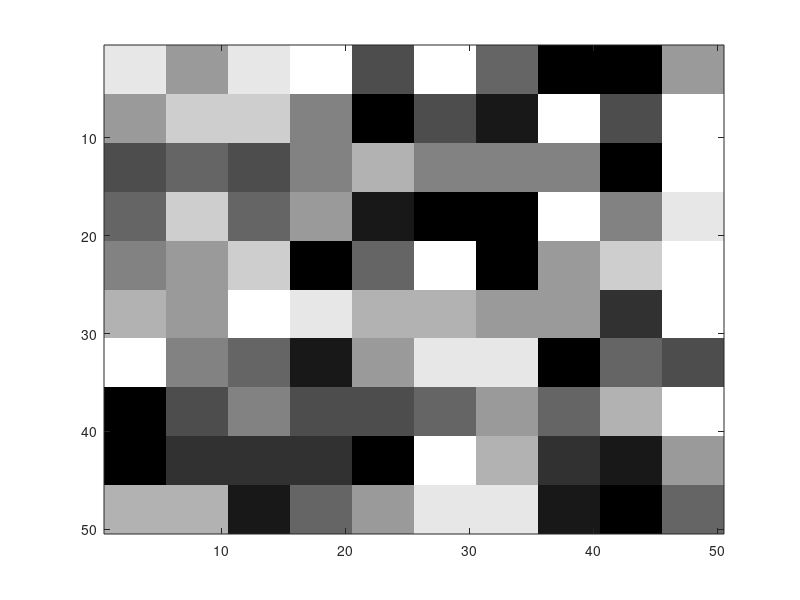
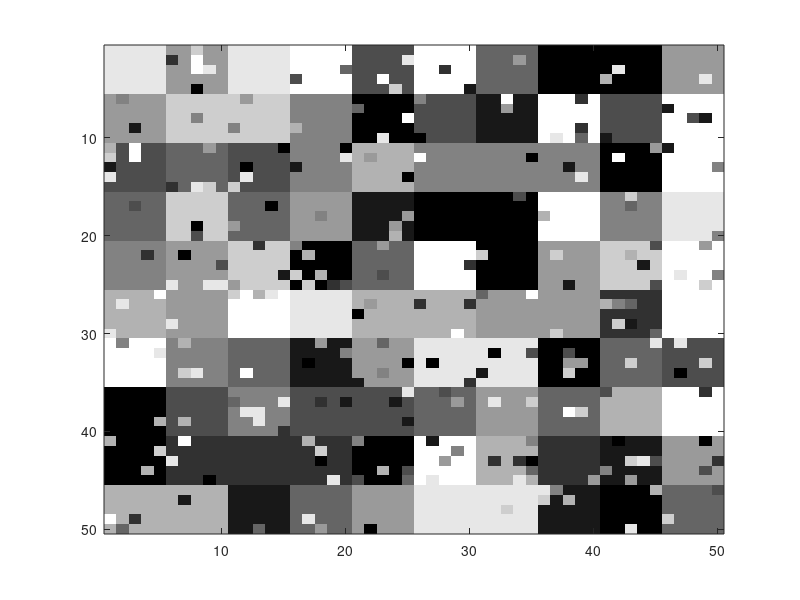

Here is the MATLAB script that generated these plots, in order:
%% Generate a "patch image"

nRows = 50;
nCols = 50;
nStates = 11;
nNodes = nRows * nCols;
patchWidth = 5;
patchHeight = patchWidth;

% How many pixels to flip
noiseLevel = nNodes * .10;

%% Generate the normal image
image = [];
for i = 1:(nRows/patchHeight)
    rowOfPatches = [];
    for j = 1:(nCols/patchWidth)
        %patchState = mod(i * (nRows/patchHeight) + j, nStates);
        patchState = randi(nStates);
        patch = repmat(patchState, [patchHeight, patchWidth]);
        rowOfPatches = [rowOfPatches patch];
    end
    image = [image ; rowOfPatches];
end

figure;
imagesc(image);
colormap gray

%% Add noise

% Pick the pixels to noise. 
noisyImage = image;
perm = randperm(nNodes, noiseLevel);
for i = 1:noiseLevel
    % Flip the pixel, force it to _not_ end up being the same thing
    old = image(ind2sub(size(image), perm(i)));
    offset = randi(nStates - 1);
    noisyImage(ind2sub(size(image), perm(i))) = mod(old + offset, nStates) + 1;
end

figure;
imagesc(noisyImage);
colormap gray
